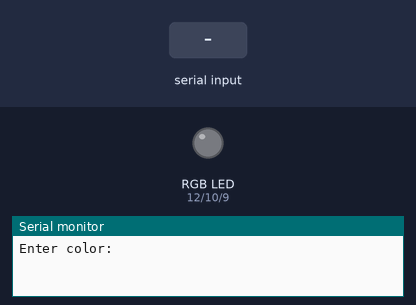
Bench run of a sketch on a simulated Arduino Uno, built with avr-gcc and run on an emulated ATmega328P. Shown: an RGB LED mixed from three pins (HIGH = lit), the last lines printed to the serial monitor. Inputs (shaded band) come from the test bench.

Above: at 1.2 s.
1.3 s: "red\n" received over Serial
At 2.5 s:
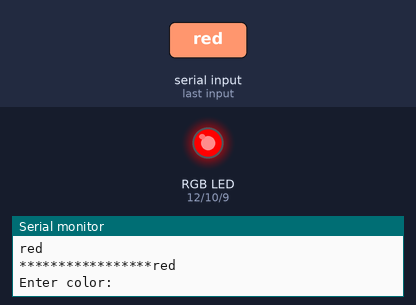
2.8 s: "blue\n" received over Serial
At 3.7 s:
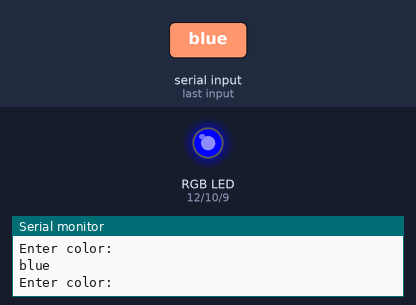
4.3 s: "green\n" received over Serial
At 4.9 s:
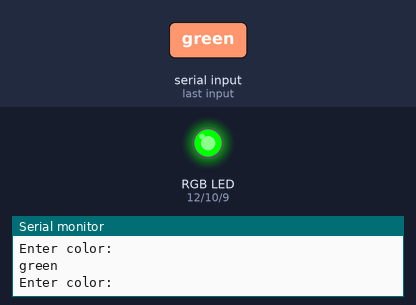
5.8 s: "orange\n" received over Serial
At 6.1 s:
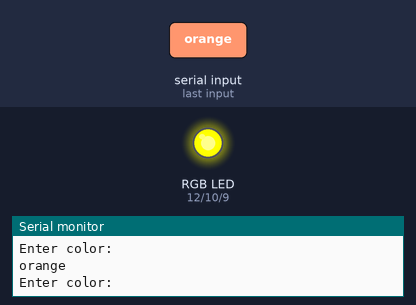
Timing chart, 0 to 8.3 s (numbered marks = the images above; inputs shaded):
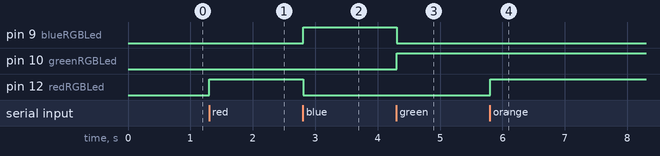

Measured:
- after the input at 1.3 s, pin 12 (redRGBLed): LOW → HIGH at once
- after the input at 2.8 s, pin 9 (blueRGBLed): LOW → HIGH at once; pin 12 (redRGBLed): HIGH → LOW at once
- after the input at 4.3 s, pin 9 (blueRGBLed): HIGH → LOW at once; pin 10 (greenRGBLed): LOW → HIGH at once
- after the input at 5.8 s, pin 12 (redRGBLed): LOW → HIGH at once

The sketch:

RGB_LED.ino
```cpp
int redRGBLed = 12;
int blueRGBLed = 9;
int greenRGBLed = 10;
String colorLED;

void setup() {
  // put your setup code here, to run once:
  pinMode(redRGBLed, OUTPUT);
  pinMode(blueRGBLed, OUTPUT);
  pinMode(greenRGBLed, OUTPUT);
  Serial.begin(9600);
}

void loop() {
  // put your main code here, to run repeatedly:
  Serial.println("Enter color: ");
  while(Serial.available() == 0){

  }
  colorLED = Serial.readStringUntil('\n');
  Serial.println(colorLED);
  if(colorLED == "red" || colorLED == "Red"){
    Serial.print("*****************");
    Serial.println(colorLED);
    digitalWrite(redRGBLed, HIGH);
    digitalWrite(blueRGBLed, LOW);
    digitalWrite(greenRGBLed, LOW);
  }
  if(colorLED == "blue" || colorLED == "Blue"){
    digitalWrite(redRGBLed, LOW);
    digitalWrite(blueRGBLed, HIGH);
    digitalWrite(greenRGBLed, LOW);
  }
  if(colorLED == "green" || colorLED == "Green"){
    digitalWrite(redRGBLed, LOW);
    digitalWrite(blueRGBLed, LOW);
    digitalWrite(greenRGBLed, HIGH);
  }
  else
  if(colorLED == "orange" || colorLED == "Orange"){
    digitalWrite(redRGBLed, 255);
    digitalWrite(blueRGBLed, LOW);
    digitalWrite(greenRGBLed, 165);
  }

}
```
